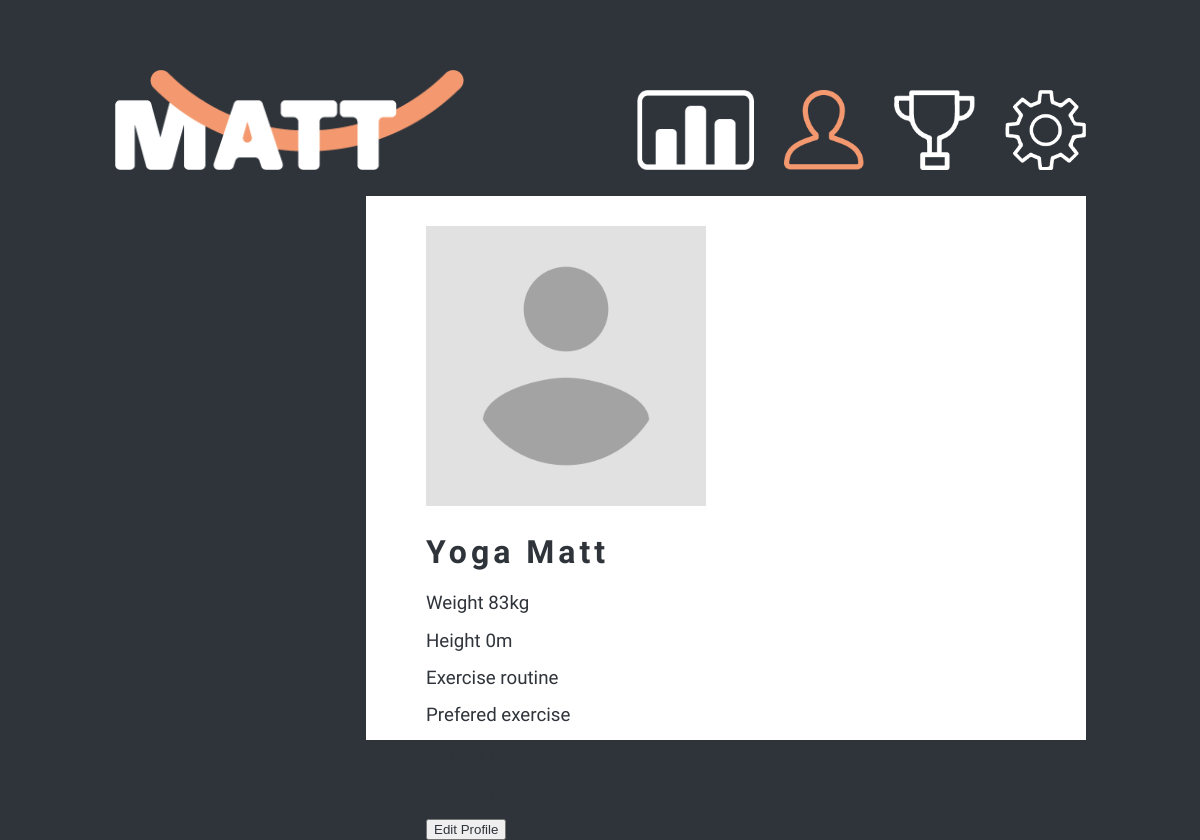
The app's page /pages/profile.php (signed in), older data.
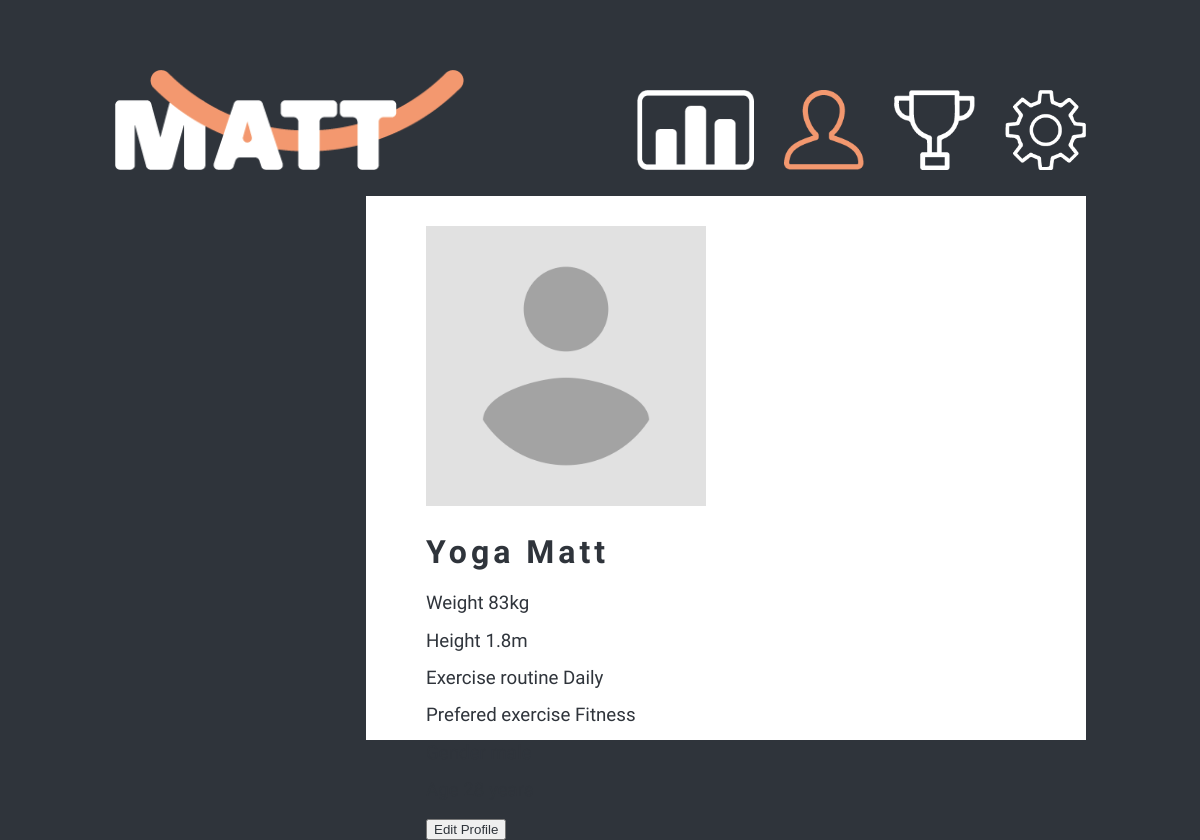
The same page, newer data.
### tables this page shows
CREATE TABLE `userprofile` (
  `iduserprofile` int(11) NOT NULL,
  `firstname` varchar(30) NOT NULL,
  `sirname` varchar(30) NOT NULL,
  `age` int(11) NOT NULL,
  `gender` varchar(15) NOT NULL,
  `weight` int(11) NOT NULL,
  `height` float NOT NULL,
  `exercisePref` varchar(30) NOT NULL,
  `exerciseRout` varchar(30) NOT NULL,
  `score` int(30) NOT NULL,
  `achFirstExercise` int(30) NOT NULL,
  `achFirstFinish` int(30) NOT NULL,
  `achTouchZen` int(30) NOT NULL,
  `danBallet` int(30) NOT NULL,
  `danSalsa` int(30) NOT NULL,
  `danStreet` int(30) NOT NULL,
  `yogaEssentials` int(30) NOT NULL,
  `yogaHalfmoon` int(30) NOT NULL,
  `yogaHatha` int(30) NOT NULL,
  `image` varchar(200) DEFAULT NULL
);

### pages/profile.php (the view, shortened to what this page needs)
<?php
    if (isset($_SESSION['login_user'])){
        $conn = new mysqli("localhost", "root", "root", "matt");
        $sql = "SELECT * FROM userprofile WHERE iduserprofile = '{$_SESSION['login_user']}';";
        $result = $conn->query($sql);
        $r = "";
        while ($row = $result->fetch_assoc()){
            $r .= "<h2>{$row['firstname']} {$row['sirname']} </h2>";
            $r .= "<h3 class='profileData'>Weight {$row['weight']}kg</h3>";
            $r .= "<h3 class='profileData'>Height {$row['height']}m</h3>";
            $r .= "<h3 class='profileData'>Exercise routine {$row['exerciseRout']}</h3>";
            $r .= "<h3 class='profileData'>Prefered exercise {$row['exercisePref']}</h3>";
            $r .= "<h3 class='profileData'>Gender {$row['gender']}</h3>";
            $r .= "<h3 class='profileData'>Age {$row['age']} years</h3>";
        }
    }
    else{
        header("location: /pages/login.php");
    }
?>
<!DOCTYPE html>
<html>
<head>
    <link rel="stylesheet" type="text/css" href="../css/main.css">
    <link rel="stylesheet" type="text/css" href="../css/profile.css">
</head>
<body>
    <div id="container">
        <a href="../index.php"><img src="../img/logo.png" id="logo"></a>
        <a href="settings.php" class="dashboardIcon"><img src="../img/gear.png" alt="" ></a>
        <a href="achievement.php" class="dashboardIcon"><img src="../img/trophy.png" alt="" ></a>
        <a href="profile.php" class="dashboardIcon"><img src="../img/profileOrange.png" alt="" ></a>
        <a href="../index.php" class="dashboardIcon"><img src="../img/dashboard.png" alt="Dashboard"></a>
        <div id="profilecontainer">
            <div id="profilecontent">
                <img src="../img/profile_img/placeholder.png">
                <?php
                    echo $r;
                ?>
                <button>Edit Profile</button>
            </div>
        </div>
    </div>
</body>
</html>

### css/main.css (style rules this page uses)
html, body, div, span, applet, object, iframe, p, blockquote, pre, a, abbr, acronym, address, big, cite, code, del, dfn, em, img, ins, kbd, q, s, samp, small, strike, strong, sub, sup, tt, var, b, u, i, center, dl, dt, dd, ol, ul, li, fieldset, form, label, legend, table, caption, tbody, tfoot, thead, tr, th, td, article, aside, canvas, details, embed, figure, figcaption, footer, header, hgroup, menu, nav, output, ruby, section, summary, time, mark, audio, video { margin: 0; padding: 0; border: 0; font-size: 100%; font: inherit; vertical-align: baseline; }
body { line-height: 1; }
* { box-sizing: border-box; }
#logo { height: 200px; padding-top: 100px; padding-left: 115px; margin-top: -30px; }
* { box-sizing: border-box; color: #2F343B; }
body { font-family: Chivo; color: #2F343B; background-color: #2F343B; }
a { text-decoration: none; color: #2F343B; }
.dashboardIcon > img { float: right; height: 80px; margin-top: 90px; margin-right: 30px; }
.dashboardIcon:nth-child(2) > img { margin-right: 114px; }

### css/profile.css (style rules this page uses)
#profilecontainer { background-color: white; position: absolute; right: 0; margin-top: 23px; margin-right: 114px; height: 68vh; width: 60vw; }
#profilecontent { margin-left: 60px; margin-top: 30px; }
#profilecontent > img { height: 280px; width: 280px; }
#profilecontent > h2 { font-size: 2em; letter-spacing: 4px; font-weight: 600; }
.profileData { font-weight: lighter; }

Row changes from the older to the newer data that the page shows:
changed userprofile "Yoga": height "0" → "1.8"; exerciseRout (not shown) → "Daily"; exercisePref (not shown) → "Fitness"
